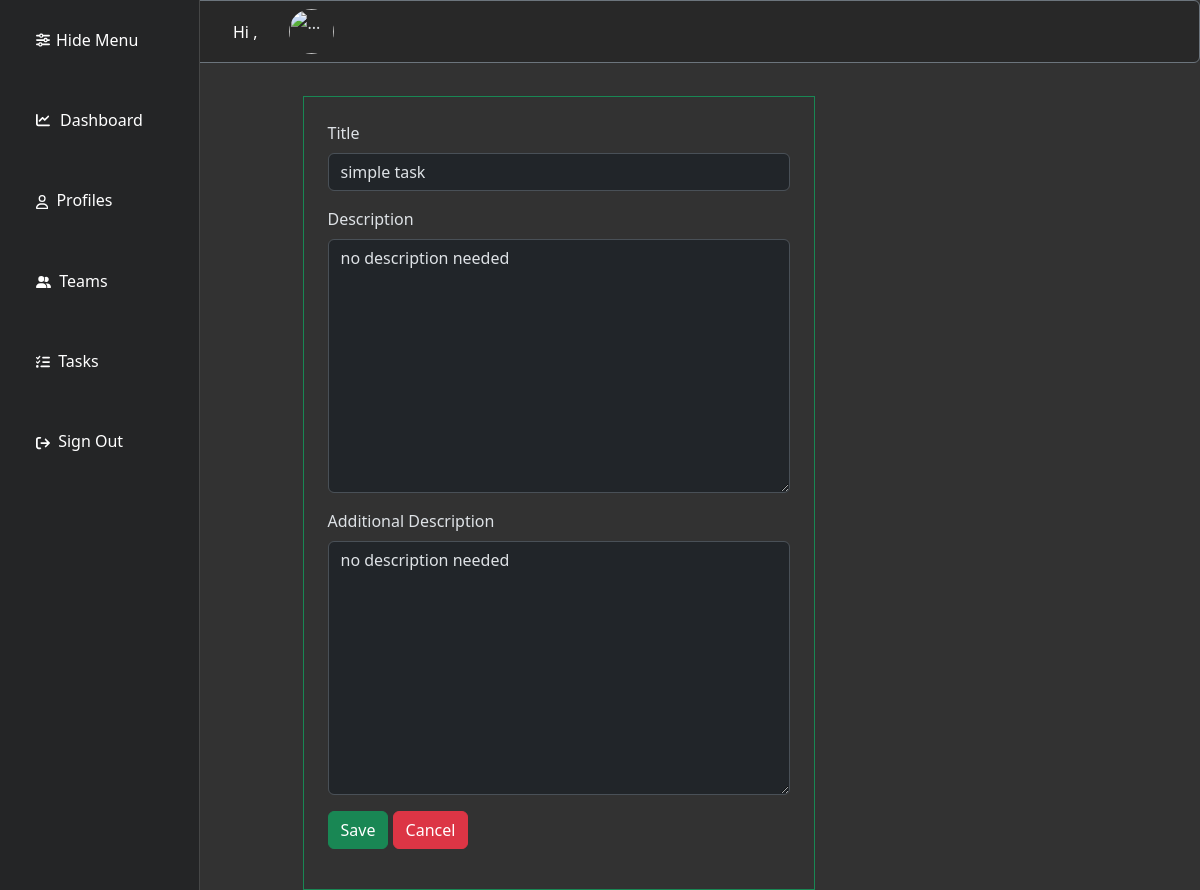
The page /edit-task/1 (signed in) on the database its author committed.
### tasks/models.py (models this page shows, shortened)
class Task(models.Model):
    title = models.CharField(max_length=50)
    description = models.TextField(max_length=350)
    additional_description = models.TextField(max_length=350,blank=True,null=True)
    created_at = models.DateTimeField(auto_now_add=True)
    completed = models.BooleanField(default=False)

### tasks/views.py (the view)
# urls.py: path('edit-task/<int:ID>',tasks_view.Edit_Task,name='edit_task'),
@login_required
def Edit_Task(request,ID):
    task_id = Task.objects.get(id=ID)
    form = EditTaskForm(instance=task_id)
    if request.method == "POST":
        form = EditTaskForm(request.POST,instance=task_id)
        if form.is_valid():
            form.save()
            return redirect("tasks")
    context = {"edit_task_form":form,"task_data":task_id}
    return render(request,"code/edit_task.html",context)

### tasks/forms.py
class EditTaskForm(forms.ModelForm):
    class Meta:
        model = Task
        fields = ["title", "description","additional_description"]
        labels = {'title': "Title", "content": "Content","additional_description":"Additional Description"}

### tasks/templates/code/edit_task.html (shortened to what this page needs)
{% extends 'code/base.html' %}{% block content %}{% load widget_tweaks %}
<div class="container-sm mt-5 p-4 border border-success" style="width: 32rem">
  <form method="POST" class="form-group">
    <div class="mb-3">
      <label for="title" class="form-label">Title</label>
      {% render_field edit_task_form.title type="text" id="title" value=task_data.title class="form-control" %}
    </div>
    <div class="mb-3">
      <label for="{{edit_task_form.id}}" class="form-label">Description</label>
      {% render_field edit_task_form.description type="text" id=edit_task_form.id placeholder=task_data.description class="form-control" %}
    </div>
    <div class="mb-3">
      <label for="{{edit_task_form.id}}" class="form-label">Additional Description</label>
      {% render_field edit_task_form.additional_description type="text" id=edit_task_form.id placeholder=task_data.additional_description class="form-control" %}
    </div>
    <button class="btn btn-success" id="liveAlertPlaceholder" type="submit" name="test" value="test" >Save</button>
    <a class="btn btn-danger" href='/tasks' type="submit">Cancel</a>
  </form>
</div>
{% endblock content %}

### rows shown on the page
Task: title "simple task", description "no description needed", additional_description "no description needed"
